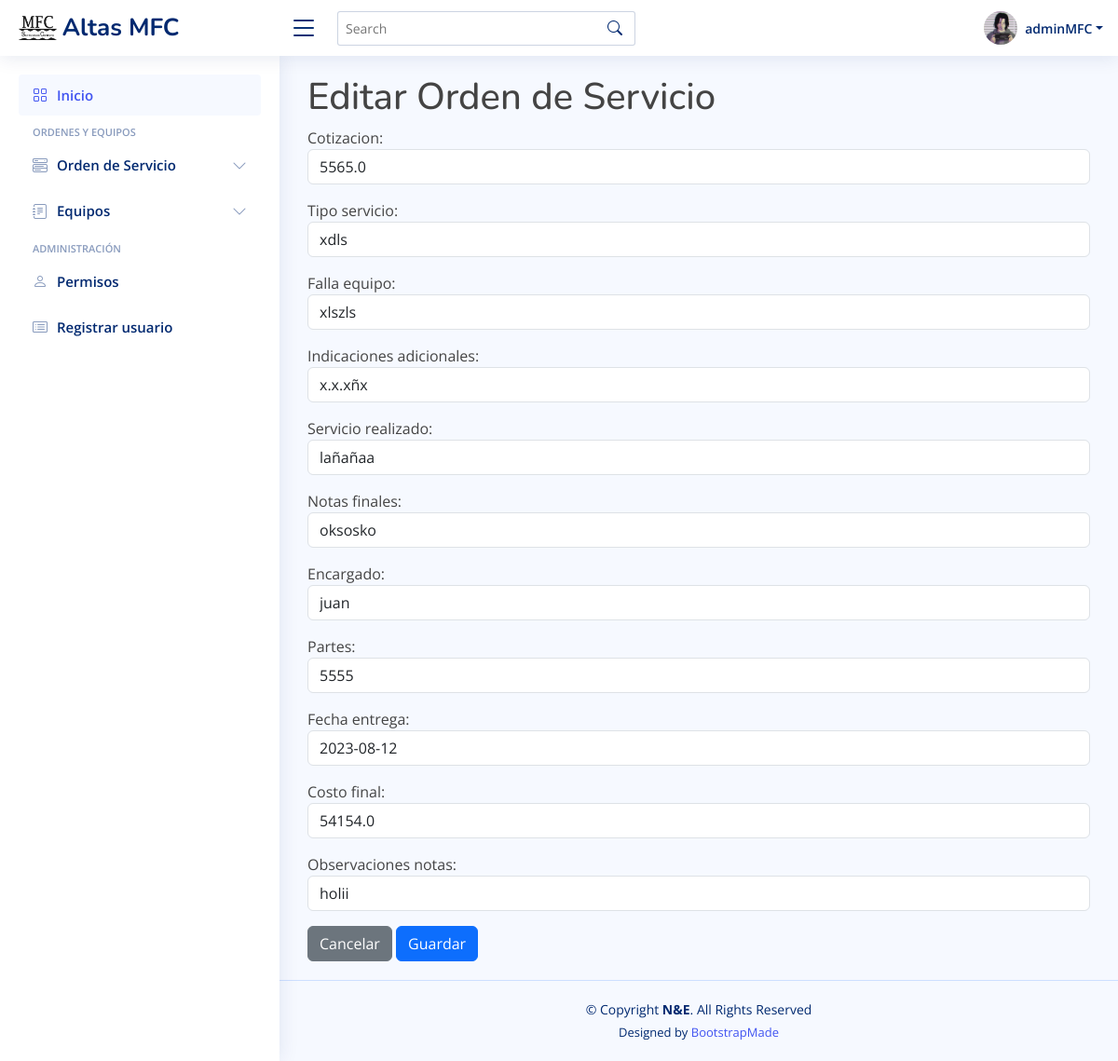
Page /servicios/editarOrden/621531213226 (signed in) on the committed database.
### inicio/models.py (models this page shows)
class OrdenServicio(models.Model):
    id_orden = models.AutoField(null=False, blank=False, primary_key=True)
    fecha_orden = models.DateField(null=False)
    cotizacion = models.FloatField(max_length=5)
    tipo_servicio = models.CharField(max_length=20, null=False)
    falla_equipo = models.CharField(max_length=200, null=False)
    indicaciones_adicionales = models.CharField(max_length=70, null= False)
    servicio_realizado = models.CharField(max_length=150,null=True)
    notas_finales = models.CharField(max_length=150,null=True)
    encargado = models.CharField(max_length=50,null=True)
    partes = models.CharField(max_length=70,null=True)
    fecha_entrega = models.DateField(null=True, blank=True)
    costo_final = models.FloatField(max_length=5.2,null=True)
    observaciones_notas = models.CharField(max_length=50,null=True)
    equipo = models.ForeignKey(Equipo, null=False, blank=False, on_delete=models.CASCADE)

### inicio/views.py (the view)
# urls.py: path('servicios/editarOrden/<int:id_orden>', views.editar_orden, name='editarOrden'),
@login_required
def editar_orden(request, id_orden):
    orden = OrdenServicio.objects.get(id_orden = id_orden)
    form = FormEditarOrden(instance=orden)
    if request.method == 'POST':
        form = FormEditarOrden(request.POST,  instance=orden)
        if form.is_valid():
            form.save()
            return redirect('Servicios')
    context = {
        'form' : form
    }
    return render(request, 'servicios/editar_orden.html', context)

### inicio/templates/servicios/editar_orden.html (shortened to what this page needs)
{% extends 'base.html' %}
{% block contenido %}
<h1>Editar Orden de Servicio </h1>
<form method="post" class="form">
    {{form.as_p}}
    <a class="btn btn-secondary" href="{% url 'Servicios' %}">Cancelar</a>
    <button class="btn btn-primary" type="submit">Guardar</button>
</form>
{% endblock contenido %}

### inicio/templates/base.html (shortened to what this page needs)
{% load static %}
<!DOCTYPE html>
<html lang="en">
<head>
  <link href="{% static 'vendor/bootstrap/css/bootstrap.min.css' %}" rel="stylesheet">
  <link href="{% static 'vendor/bootstrap-icons/bootstrap-icons.css' %}" rel="stylesheet">
  <link href="{% static 'vendor/boxicons/css/boxicons.min.css' %}" rel="stylesheet">
  <link href="{% static 'vendor/quill/quill.snow.css' %}" rel="stylesheet">
  <link href="{% static 'vendor/quill/quill.bubble.css' %}" rel="stylesheet">
  <link href="{% static 'vendor/remixicon/remixicon.css' %}" rel="stylesheet">
  <link href="{% static 'vendor/simple-datatables/style.css' %}" rel="stylesheet">
  <link href="{% static 'css/style.css' %}" rel="stylesheet">
</head>
<body>
  <header id="header" class="header fixed-top d-flex align-items-center">
    <div class="d-flex align-items-center justify-content-between">
      <a href="index.html" class="logo d-flex align-items-center">
        <img src="{% static 'img/logo-mfc.png' %}" alt="">
        <span class="d-none d-lg-block">Altas MFC</span>
      </a>
      <i class="bi bi-list toggle-sidebar-btn"></i>
    </div>
    <div class="search-bar">
      <form class="search-form d-flex align-items-center" method="POST" action="#">
        <input type="text" name="query" placeholder="Search" title="Enter search keyword">
        <button type="submit" title="Search"><i class="bi bi-search"></i></button>
      </form>
    </div>
    <nav class="header-nav ms-auto">
      <ul class="d-flex align-items-center">
        <li class="nav-item dropdown pe-3">
          <a class="nav-link nav-profile d-flex align-items-center pe-0" href="#" data-bs-toggle="dropdown">
            <img src="{% static 'img/perfil-prueba.jpg' %}" alt="foto-perfil" class="rounded-circle">
            <span class="d-none d-md-block dropdown-toggle ps-2">{{user}}</span>
          </a>
        </li>
      </ul>
    </nav>
  </header>
  <aside id="sidebar" class="sidebar">
    <ul class="sidebar-nav" id="sidebar-nav">
      <li class="nav-item">
        <a class="nav-link " href="{% url 'Principal' %}">
          <i class="bi bi-grid"></i>
          <span>Inicio</span>
        </a>
      </li>
      <li class="nav-heading">Ordenes y Equipos</li>
      <li class="nav-item">
        <a class="nav-link collapsed" data-bs-target="#components-nav" data-bs-toggle="collapse" href="#">
          <i class="bi bi-menu-button-wide"></i><span>Orden de Servicio</span><i class="bi bi-chevron-down ms-auto"></i>
        </a>
      </li>
      <li class="nav-item">
        <a class="nav-link collapsed" data-bs-target="#forms-nav" data-bs-toggle="collapse" href="#">
          <i class="bi bi-journal-text"></i><span>Equipos</span><i class="bi bi-chevron-down ms-auto"></i>
        </a>
      </li>
      <li class="nav-heading">Administración</li>
      <li class="nav-item">
        <a class="nav-link collapsed" href="{% url 'usuarios' %}">
          <i class="bi bi-person"></i>
          <span>Permisos</span>
        </a>
      </li>
      <li class="nav-item">
        <a class="nav-link collapsed" href="{% url 'Registrar' %}">
          <i class="bi bi-card-list"></i>
          <span>Registrar usuario</span>
        </a>
      </li>
    </ul>
  </aside>
  <main id="main" class="main">
    {% block contenido %}
    {% endblock contenido %}
  </main>
  <footer id="footer" class="footer">
    <div class="copyright">
      &copy; Copyright <strong><span>N&amp;E</span></strong>. All Rights Reserved
    </div>
    <div class="credits">
      Designed by <a href="https://bootstrapmade.com/">BootstrapMade</a>
    </div>
  </footer>
</body>
</html>

### static/css/style.css (style rules this page uses)
:root { scroll-behavior: smooth; }
body { font-family: "Open Sans", sans-serif; background: #f6f9ff; color: #444444; }
a { color: #4154f1; text-decoration: none; }
h1, h2, h3, h4, h5, h6 { font-family: "Nunito", sans-serif; }
#main { margin-top: 60px; padding: 20px 30px; transition: all 0.3s; }
.logo { line-height: 1; }
@media (min-width: 1200px) { .logo { width: 280px; } }
.logo img { max-height: 26px; margin-right: 6px; }
.logo span { font-size: 26px; font-weight: 700; color: #012970; font-family: "Nunito", sans-serif; }
.header { transition: all 0.5s; z-index: 997; height: 60px; box-shadow: 0px 2px 20px rgba(1, 41, 112, 0.1); background-color: #fff; padding-left: 20px; }
.header .toggle-sidebar-btn { font-size: 32px; padding-left: 10px; cursor: pointer; color: #012970; }
.header .search-bar { min-width: 360px; padding: 0 20px; }
.header .search-form { width: 100%; }
.header .search-form input { border: 0; font-size: 14px; color: #012970; border: 1px solid rgba(1, 41, 112, 0.2); padding: 7px 38px 7px 8px; border-radius: 3px; transition: 0.3s; width: 100%; }
.header .search-form button { border: 0; padding: 0; margin-left: -30px; background: none; }
.header .search-form button i { color: #012970; }
.header-nav ul { list-style: none; }
.header-nav>ul { margin: 0; padding: 0; }
.header-nav .nav-profile { color: #012970; }
.header-nav .nav-profile img { max-height: 36px; }
.header-nav .nav-profile span { font-size: 14px; font-weight: 600; }
.sidebar { position: fixed; top: 60px; left: 0; bottom: 0; width: 300px; z-index: 996; transition: all 0.3s; padding: 20px; overflow-y: auto; scrollbar-width: thin; scrollbar-color: #aab7cf transparent; box-shadow: 0px 0px 20px rgba(1, 41, 112, 0.1); background-color: #fff; }
@media (min-width: 1200px) { #main, #footer { margin-left: 300px; } }
.sidebar-nav { padding: 0; margin: 0; list-style: none; }
.sidebar-nav li { padding: 0; margin: 0; list-style: none; }
.sidebar-nav .nav-item { margin-bottom: 5px; }
.sidebar-nav .nav-heading { font-size: 11px; text-transform: uppercase; color: #899bbd; font-weight: 600; margin: 10px 0 5px 15px; }
.sidebar-nav .nav-link { display: flex; align-items: center; font-size: 15px; font-weight: 600; color: #4154f1; transition: 0.3; background: #f6f9ff; padding: 10px 15px; border-radius: 4px; }
.sidebar-nav .nav-link i { font-size: 16px; margin-right: 10px; color: #4154f1; }
.sidebar-nav .nav-link.collapsed { color: #012970; background: #fff; }
.sidebar-nav .nav-link.collapsed i { color: #899bbd; }
.sidebar-nav .nav-link .bi-chevron-down { margin-right: 0; transition: transform 0.2s ease-in-out; }
.footer { padding: 20px 0; font-size: 14px; transition: all 0.3s; border-top: 1px solid #cddfff; }
.footer .copyright { text-align: center; color: #012970; }
.footer .credits { padding-top: 5px; text-align: center; font-size: 13px; color: #012970; }

### rows in the picture
OrdenServicio: cotizacion "5565.0", tipo_servicio "xdls", falla_equipo "xlszls", indicaciones_adicionales "x.x.xñx", servicio_realizado "lañañaa", notas_finales "oksosko", encargado "juan", partes "5555", fecha_entrega "2023-08-12", costo_final "54154.0", observaciones_notas "holii"

### other values in the picture
{{ user }} "adminMFC"
